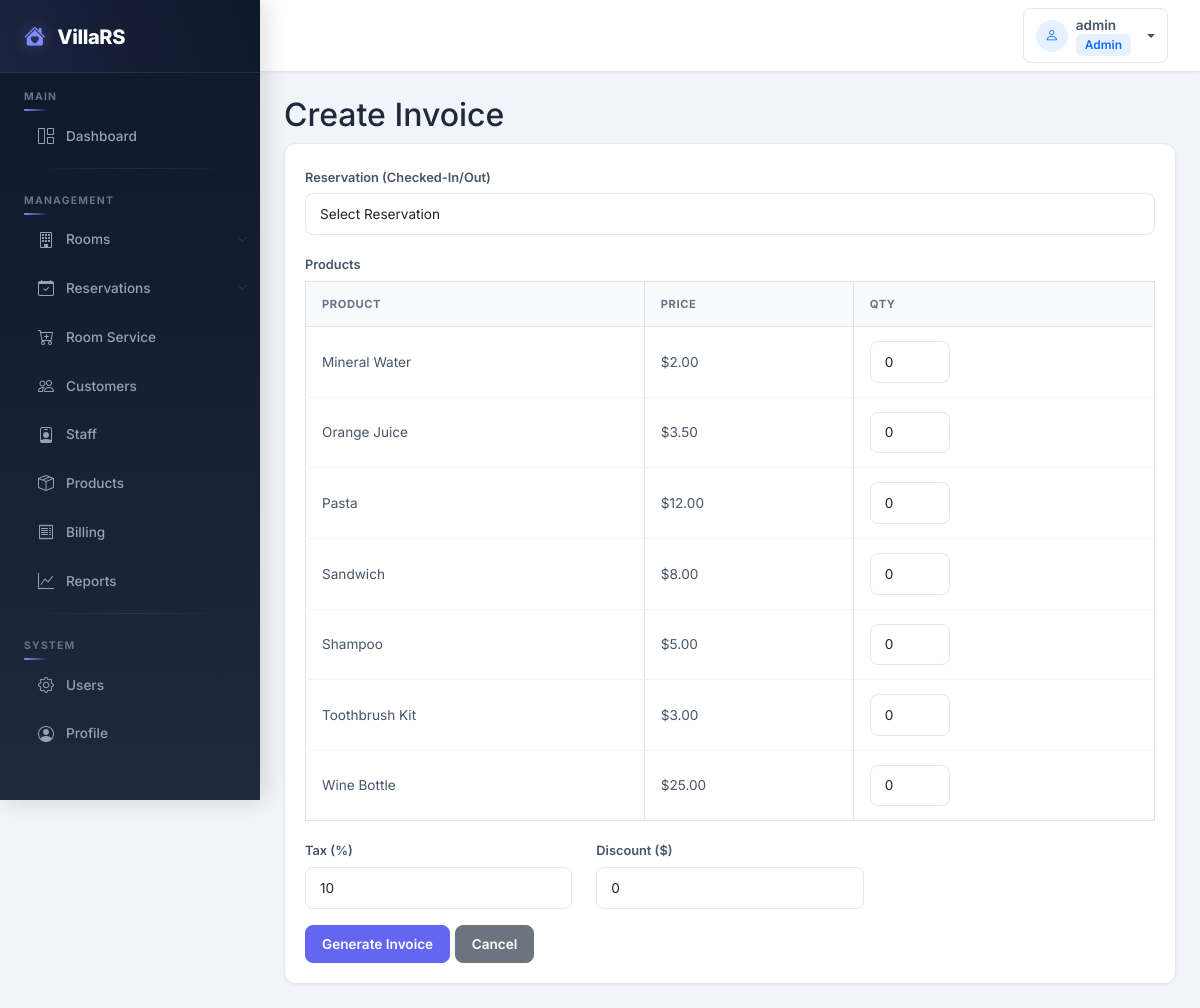
Page /modules/billing/create.php (signed in) on the committed database.
### tables this page shows
CREATE TABLE IF NOT EXISTS products (
    id INT AUTO_INCREMENT PRIMARY KEY,
    product_name VARCHAR(200) NOT NULL,
    category VARCHAR(100) NOT NULL,
    quantity INT NOT NULL DEFAULT 0,
    price DECIMAL(10,2) NOT NULL,
    created_at TIMESTAMP DEFAULT CURRENT_TIMESTAMP
);

### modules/billing/create.php (the view, shortened to what this page needs)
<?php
require_once '../../config/database.php';
$products = mysqli_query($conn, "SELECT * FROM products WHERE quantity > 0 ORDER BY product_name");
include '../../includes/header.php';
include '../../includes/sidebar.php';
?>
<div id="page-content-wrapper" class="container-fluid p-4">
    <h2>Create Invoice</h2>
    <div class="card">
        <div class="card-body">
            <form method="POST">
                <div class="mb-3">
                    <label class="form-label">Reservation (Checked-In/Out)</label>
                    <select name="reservation_id" class="form-control" required>
                        <option value="">Select Reservation</option>
                    </select>
                </div>
                <div class="mb-3">
                    <label class="form-label">Products</label>
                    <table class="table table-sm">
                        <thead><tr><th>Product</th><th>Price</th><th>Qty</th></tr></thead>
                        <tbody>
                            <?php while ($p = mysqli_fetch_assoc($products)): ?>
                            <tr>
                                <td><?= htmlspecialchars($p['product_name']) ?></td>
                                <td>$<?= number_format($p['price'], 2) ?></td>
                                <td><input type="number" name="products[<?= $p['id'] ?>]" class="form-control form-control-sm" style="width:80px" value="0" min="0" max="<?= $p['quantity'] ?>"></td>
                            </tr>
                            <?php endwhile; ?>
                        </tbody>
                    </table>
                </div>
                <div class="row">
                    <div class="col-md-4 mb-3">
                        <label class="form-label">Tax (%)</label>
                        <input type="number" step="0.01" name="tax" class="form-control" value="10">
                    </div>
                    <div class="col-md-4 mb-3">
                        <label class="form-label">Discount ($)</label>
                        <input type="number" step="0.01" name="discount" class="form-control" value="0">
                    </div>
                </div>
                <button type="submit" class="btn btn-primary">Generate Invoice</button>
                <a href="index.php" class="btn btn-secondary">Cancel</a>
            </form>
        </div>
    </div>
</div>
<?php include '../../includes/footer.php'; ?>

### assets/css/style.css (style rules this page uses)
body { font-family: 'Inter', sans-serif; background-color: #f1f5f9; color: #1e293b; }
#page-content-wrapper { width: 100%; min-width: 0; margin-left: 260px; transition: margin-left 0.3s ease; }
.card { border: 1px solid #e2e8f0; border-radius: 12px; box-shadow: 0 1px 3px rgba(0,0,0,0.05); background: #fff; transition: box-shadow 0.2s ease; }
.card-body { padding: 1.25rem; }
.table { margin-bottom: 0; }
.table thead th { background: #f8fafc; color: #64748b; font-size: 0.7rem; text-transform: uppercase; letter-spacing: 0.05em; font-weight: 700; padding: 0.875rem 1rem; border-bottom: 1px solid #e2e8f0; }
.table tbody td { padding: 0.875rem 1rem; vertical-align: middle; color: #475569; border-bottom: 1px solid #f1f5f9; font-size: 0.85rem; }
.table tbody tr:last-child td { border-bottom: none; }
.btn { border-radius: 8px; font-weight: 600; font-size: 0.85rem; padding: 0.5rem 1rem; transition: all 0.2s ease; display: inline-flex; align-items: center; gap: 0.4rem; }
.btn-primary { background: #6366f1; border-color: #6366f1; }
.form-control, .form-select { border-radius: 8px; border: 1px solid #e2e8f0; padding: 0.6rem 0.875rem; font-size: 0.85rem; transition: all 0.2s ease; }
.form-label { font-size: 0.8rem; font-weight: 600; color: #475569; margin-bottom: 0.4rem; }

### rows in the picture
products: product_name "Mineral Water", price "2.00"
products: product_name "Orange Juice", price "3.50"
products: product_name "Pasta", price "12.00"
products: product_name "Sandwich", price "8.00"
products: product_name "Shampoo", price "5.00"
products: product_name "Toothbrush Kit", price "3.00"
products: product_name "Wine Bottle", price "25.00"

### other values in the picture
$_SESSION['username'] "admin"
$_SESSION['role'] "Admin"
